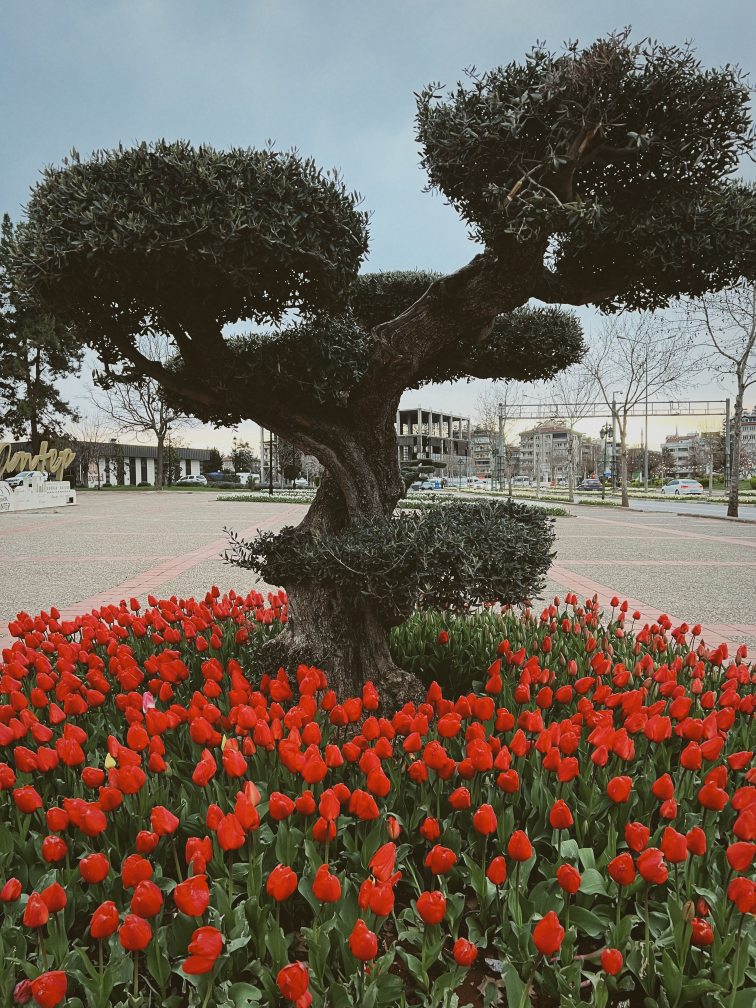
#> input picture dataset/Standard_image.jpg, 3024 x 4032 px (shown at 1/4 size)
$ jupyter execute --allow-errors 220142_KMeans_image.ipynb   (shell and % lines are left out)
#> lines starting #> are read from the running program, lines starting #| are printed output that depends on the picture
<a href="https://colab.research.google.com/github/hridibazaman03/220142_KMeans_image/blob/main/220142_KMeans_image.ipynb" target="_parent"></a>

[cell 1]
%cd 220142_KMeans_image

[cell 2]
import numpy as np
import matplotlib.pyplot as plt
from PIL import Image
from sklearn.cluster import KMeans
from sklearn.preprocessing import StandardScaler
import joblib
import os

[cell 3]
img = Image.open("dataset/Standard_image.jpg")
#> img is the input picture: PIL image 3024x4032 RGB; mean R, G, B 108.5, 93.6, 81

img = img.resize((300, 300))
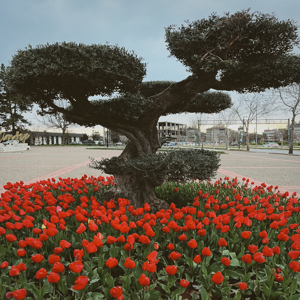
#> img: PIL image 300x300 RGB; mean R, G, B 108.5, 93.6, 81

img = np.array(img)

print("Image shape:", img.shape)
#| Image shape: (300, 300, 3)

[cell 4]
pixels = img.reshape(-1, 3)

print("Pixels shape:", pixels.shape)
#| Pixels shape: (90000, 3)

[cell 5]
scaler = StandardScaler()
pixels_scaled = scaler.fit_transform(pixels)

print("Scaled shape:", pixels_scaled.shape)
#| Scaled shape: (90000, 3)

[cell 6]
wcss = []

K_range = range(1, 9)

for k in K_range:
    model = KMeans(n_clusters=k, random_state=42, n_init=10)
    model.fit(pixels_scaled)
    wcss.append(model.inertia_)
#> after the loop, wcss = [270000, 71129.7, 34067.9, 20503, 15256.8, 13090.2, 11185.7, 9349.1]

plt.figure(figsize=(6,4))
plt.plot(K_range, wcss, marker='o')
plt.title("Elbow Method")
plt.xlabel("Number of Clusters (K)")
plt.ylabel("WCSS")
plt.grid()
plt.show()
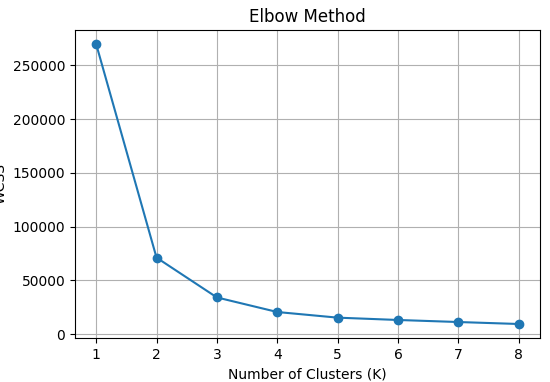
#> figure drawn by matplotlib, 1 panel

[cell 7]
optimal_k = 8

kmeans = KMeans(
    n_clusters=optimal_k,
    random_state=42,
    n_init=10
)

labels = kmeans.fit_predict(pixels_scaled)

[cell 8]
os.makedirs("model", exist_ok=True)

joblib.dump(kmeans, "model/kmeans_model.pkl")
joblib.dump(scaler, "model/scaler.pkl")

print("Model saved successfully!")

[cell 9]
compressed_pixels = scaler.inverse_transform(
    kmeans.cluster_centers_[labels]
)

compressed_img = compressed_pixels.reshape(img.shape)
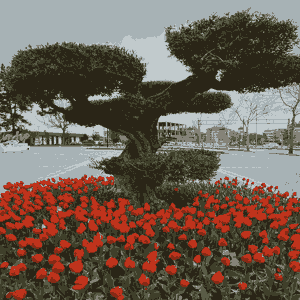
#> compressed_img: shape (300, 300, 3) float64; mean R, G, B 108.5, 93.5, 81

compressed_img = np.clip(compressed_img, 0, 255).astype(np.uint8)

plt.figure(figsize=(10,5))

plt.subplot(1,2,1)
plt.title("Original Image")
plt.imshow(img)

plt.subplot(1,2,2)
plt.title("Compressed Image (K-Means)")
plt.imshow(compressed_img)

plt.show()
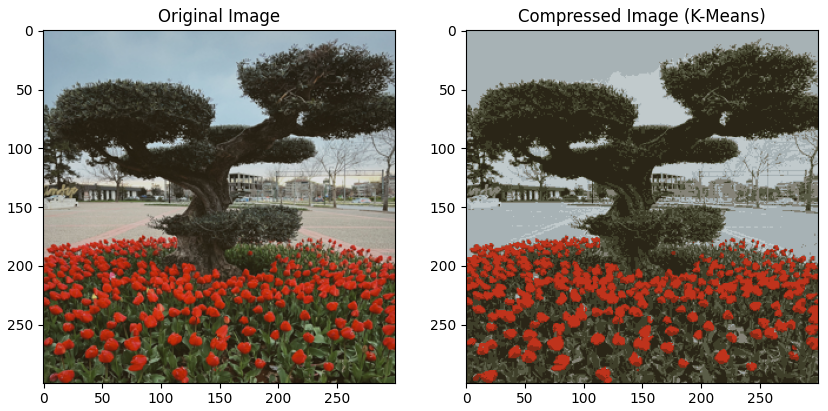
#> figure drawn by matplotlib, 2 panels

[cell 10]
custom_img = Image.open("dataset/Custom_photo.jpg")
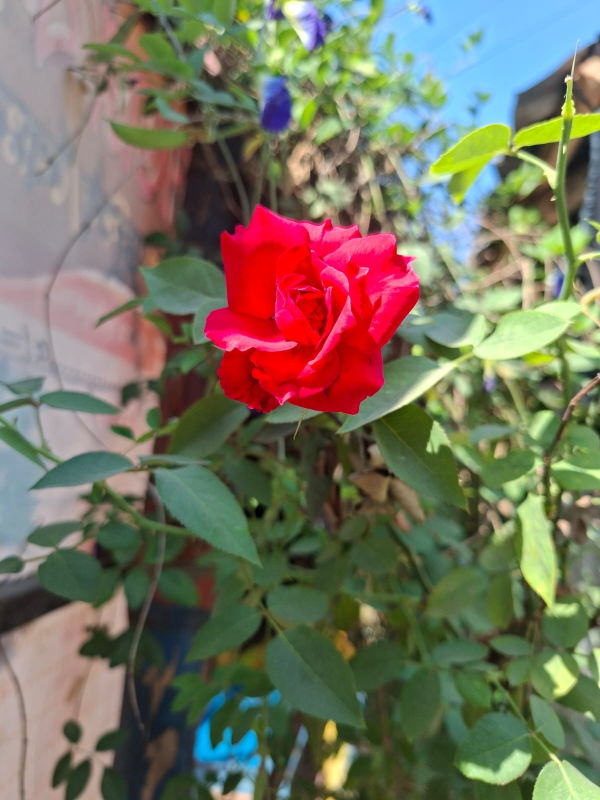
#> input picture dataset/Custom_photo.jpg, 1200 x 1600 px (shown at 1/2 size)
#> custom_img is the input picture: PIL image 1200x1600 RGB; mean R, G, B 118.2, 115.3, 96
custom_img = custom_img.resize((300,300))
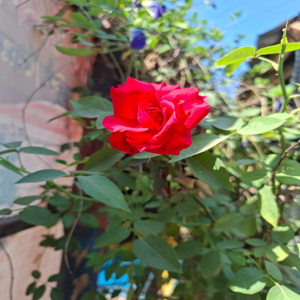
#> custom_img: PIL image 300x300 RGB; mean R, G, B 118.2, 115.3, 96

custom_img = np.array(custom_img)
custom_pixels = custom_img.reshape(-1,3)

[cell 11]
custom_scaled = scaler.transform(custom_pixels)
custom_labels = kmeans.predict(custom_scaled)

[cell 12]
compressed_custom_pixels = scaler.inverse_transform(
    kmeans.cluster_centers_[custom_labels]
)

compressed_custom_img = compressed_custom_pixels.reshape(custom_img.shape)
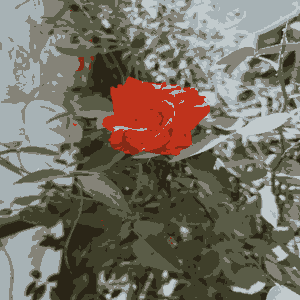
#> compressed_custom_img: shape (300, 300, 3) float64; mean R, G, B 117.8, 111.6, 98.7

compressed_custom_img = np.clip(compressed_custom_img, 0, 255).astype(np.uint8)

plt.figure(figsize=(10,5))

plt.subplot(1,2,1)
plt.title("Original Custom Image")
plt.imshow(custom_img)

plt.subplot(1,2,2)
plt.title("Compressed Custom Image")
plt.imshow(compressed_custom_img)

plt.show()

[cell 13]
custom_scaled = scaler.transform(custom_pixels)

custom_labels = kmeans.predict(custom_scaled)

#> (the rest of this cell did not finish here and is left out)

[cell 14]
from sklearn.decomposition import PCA

pca = PCA(n_components=2)
pixels_2d = pca.fit_transform(pixels_scaled)
#> pixels_2d = 90000 pairs, first value -2.18 to 3.77, second value -1.39 to 2.18

centroids_2d = pca.transform(kmeans.cluster_centers_)

plt.figure(figsize=(7,5))

plt.scatter(
    pixels_2d[:,0],
    pixels_2d[:,1],
    c=labels,
    cmap='viridis',
    s=1
)

plt.scatter(
    centroids_2d[:,0],
    centroids_2d[:,1],
    c='red',
    marker='X',
    s=200,
    label='Centroids'
)

plt.title("K-Means Clusters Visualization (PCA Reduced)")
plt.legend()
plt.show()
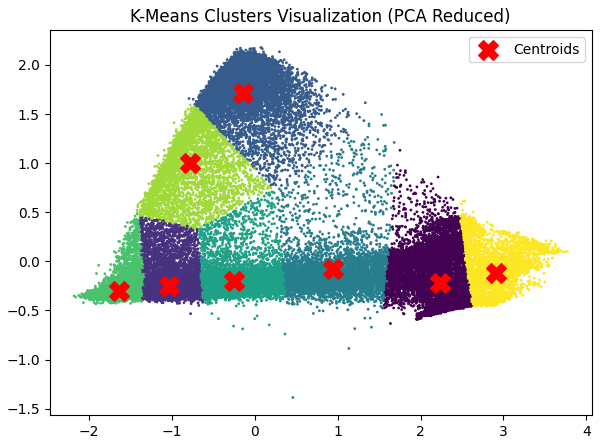
#> figure drawn by matplotlib, 1 panel
